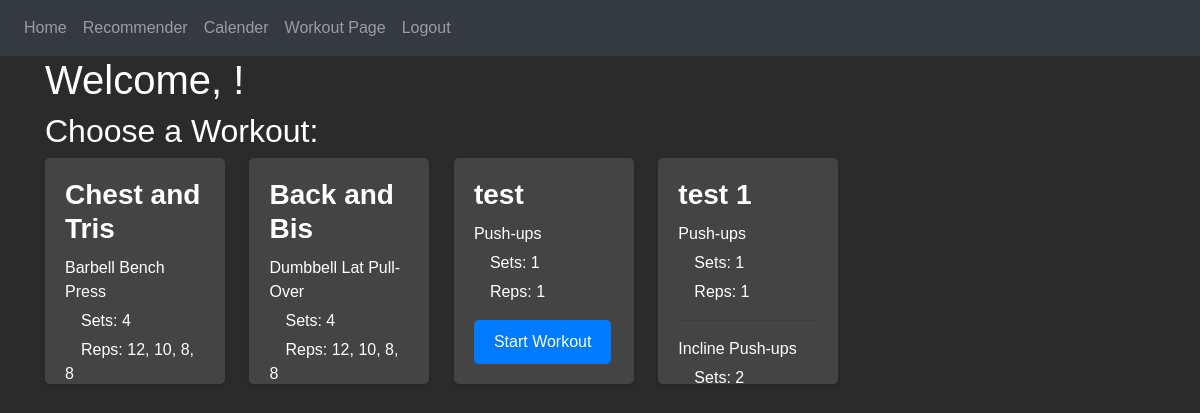
Before: / (signed in) with the older database file.
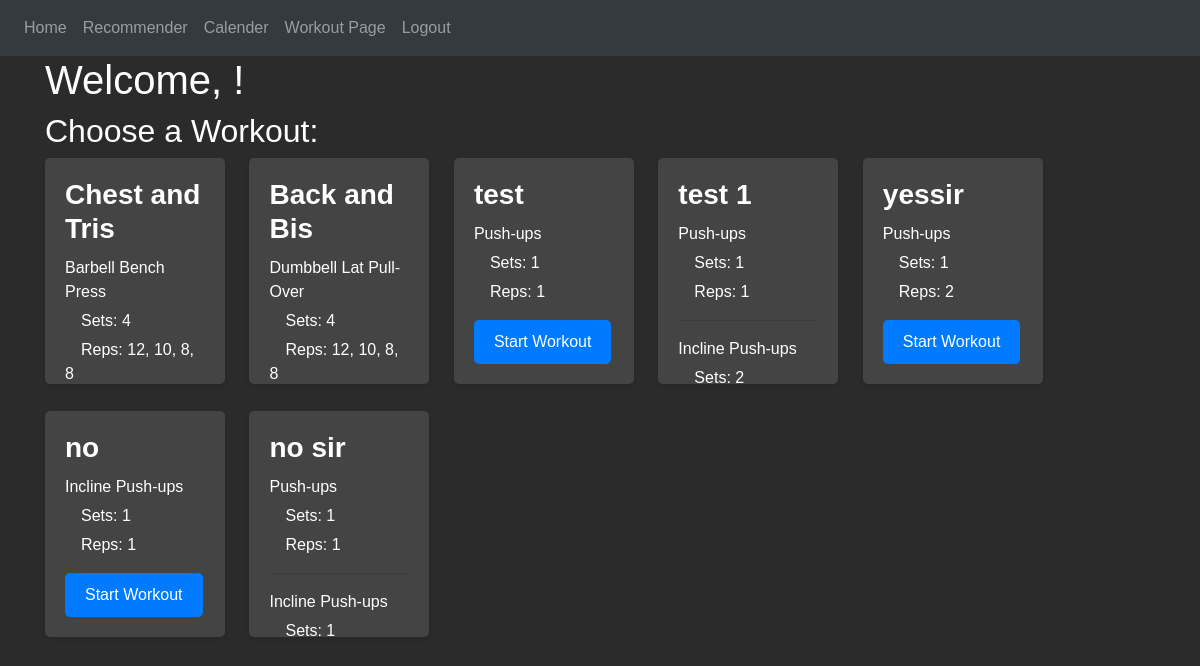
After: the same page with the newer database file.
### tables this page shows
CREATE TABLE "SavedWorkouts" (
	"id"	INTEGER,
	"UserID"	TEXT,
	"WorkoutName"	TEXT,
	"ExerciseName"	TEXT,
	"NumberOfSets"	INTEGER,
	"NumberOfReps"	TEXT,
	"Weights"	TEXT
);

### website/blueprints/views.py (the view)
@views.route('/', methods=['GET', 'POST']) # This is a decorator that tells Flask what URL to trigger the function
@login_required # This is a decorator that tells Flask we need to login before accessing the home page
def home():
    if request.method == 'POST':
        muscle_group = request.form.get('MuscleGroup')
        equipment = request.form.get('Equipment')
        return redirect(url_for('WorkoutPage.result', muscle_group=muscle_group, equipment=equipment))
    else:
        workoutNames = []
        workoutList = []
        dbInstance = DbAccessSingleton.get_instance()
        result = dbInstance.custom_query("SELECT DISTINCT WorkoutName FROM SavedWorkouts WHERE UserID = " + f"'{current_user.email}'")
        result = list(result)
        for name in result:
            tempName = name[0]
            workoutNames.append(tempName)
        for name in workoutNames:
            workoutObj = UserWorkout({'name': name, 'exercises': []})
            workoutObj.get_workout_db()
            workoutList.append(workoutObj)
        return render_template("WorkoutViewer.html", user=current_user, workoutList=workoutList)

### website/access.py (called while the page is built)
    @classmethod
    def get_instance(cls):
        if cls._instance is None:
            cls._instance = cls.__new__(cls)
        return cls._instance

    def custom_query(self, text):
        currentScriptPath = os.path.abspath(__file__)
        baseDir = os.path.dirname(os.path.dirname(currentScriptPath))
        dbPath = os.path.join(baseDir, 'instance', 'database.db')
        con = sq.connect(dbPath)
        cur = con.cursor()
        result = cur.execute(text).fetchall()
        con.close()  # Close the connection
        return result

### website/models.py (called while the page is built)
    def to_dict(self):
        tempDict = {}
        tempDict['name'] = self.workoutName
        tempDict['exercises'] = [exercise.__dict__ for exercise in self.exerciseList]
        for exercise in tempDict['exercises']:
            exercise['reps'] = [int(rep) for rep in exercise['reps']]
            exercise['weight'] = [int(weight) for weight in exercise['weight']]
        return tempDict

### website/templates/WorkoutViewer.html (shortened to what this page needs)
{% extends "base.html" %}
{% block content %}
    <h1>Welcome, {{ user.username }}!</h1>
    <h2>Choose a Workout:</h2>
    <div id="workout-container">
        {% for workout in workoutList %}
        <div class="workout-block">
            <h3>{{ workout.workoutName }}</h3>
            <ul>
                {% for exercise in workout.exerciseList %}
                <li>{{ exercise.exerciseName }}</li>
                <ul>
                    <li>&emsp;Sets:
                        {{ exercise.sets }}
                    </li>
                    <li>&emsp;Reps:
                        {% for rep in exercise.reps %}
                            {{ rep }}{% if not loop.last %}, {% endif %}
                        {% endfor %}
                    </li>
                </ul>
                {% if not loop.last %}
                <hr>
                {% endif %}
                {% endfor %}
            </ul>
            <button class="start-workout-btn" data-workout="{{ workout.workoutName }}" data-workout-data='{{ workout.to_dict()|tojson }}'>Start Workout</button>
        </div>
        {% endfor %}
    </div>
{% endblock %}
{% block additional_css %}
    <link rel="stylesheet" href="{{ url_for('static', filename='WorkoutViewer.css') }}">
{% endblock %}

### website/templates/base.html (shortened to what this page needs)
<!DOCTYPE html>
<head>
    <link
        rel="stylesheet"
        href="https://stackpath.bootstrapcdn.com/bootstrap/4.4.1/css/bootstrap.min.css"
    />
    <link
        rel="stylesheet"
        href="https://stackpath.bootstrapcdn.com/font-awesome/4.7.0/css/font-awesome.min.css"
    />
    <link rel="stylesheet" type="text/css" href="{{ url_for('static', filename='Base.css') }}">
    {% block additional_css %}{% endblock %}
</head>
<body>
        <nav class="navbar navbar-expand-lg navbar-dark bg-dark">
            <div class = "collapse navbar-collapse" id="navbar">
                <div class="navbar-nav">
                    {% if user.is_authenticated %}
                    <a class="nav-item nav-link" id="home" href="/">Home</a>
                    <a class="nav-item nav-link" id="recommender" href="/Recommender">Recommender</a>
                    <a class="nav-item nav-link" id="calendar" href="/Calender">Calender</a>
                    <a class="nav-item nav-link" id="workout" href="/WorkoutPage">Workout Page</a>
                    <a class="nav-item nav-link" id="logout" href="/logout">Logout</a>
                    {% else %}
                    <a class="nav-item nav-link" id="login" href="/Login">Login</a>
                    <a class="nav-item nav-link" id="signUP" href="/Sign-up">Sign Up</a>
                    {% endif %}
                </div>
            </div>
        </nav>
        <div class = "container">
            {% block content %}
            {% endblock %}
        </div>
    </body>
</html>

### website/static/WorkoutViewer.css (style rules this page uses)
body { background-color: #2b2b2b; color: #fff; font-family: Arial, sans-serif; margin: 0; padding: 0; }
.workout-block { background-color: #444; border-radius: 5px; box-shadow: 0 2px 5px rgba(0, 0, 0, 0.1); margin-bottom: 20px; padding: 20px; display: inline-block; margin-right: 20px; max-height: 226px; height: 226px; width: 180px; overflow-y: auto; }
.workout-block h3 { margin-top: 0; margin-bottom: 10px; font-size: 28px; font-weight: bold; }
.workout-block ul { list-style-type: none; padding: 0; }
.workout-block ul li { margin-bottom: 5px; }
.start-workout-btn { background-color: #007bff; color: #fff; border: none; border-radius: 5px; padding: 10px 20px; cursor: pointer; font-size: 16px; white-space: nowrap; }

Changed rows visible on the page:
added SavedWorkouts: exerciseName "Push-ups", sets "1", reps "2", shown under "yessir"
added SavedWorkouts: exerciseName "Incline Push-ups", sets "1", reps "1", shown under "no"
added SavedWorkouts: exerciseName "Push-ups", sets "1", reps "1", shown under "no sir"
added SavedWorkouts: exerciseName "Incline Push-ups", sets "1", shown under "no sir"
Other visible differences:
new list line: "yessir Start Workout"
new list line: "no Start Workout"
new list line: "no sir"
